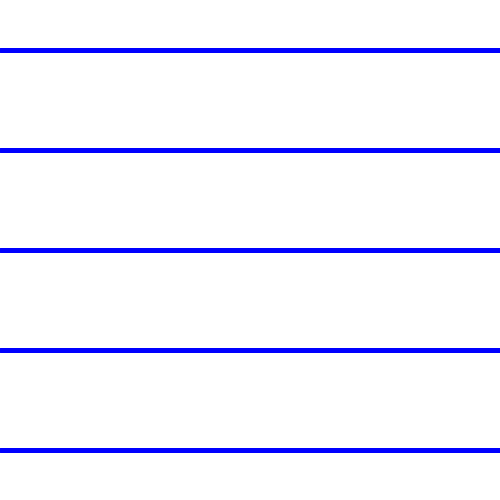
Frame 1 (no input)
Frame 60 (the mouse pressed at the canvas centre just before this capture): identical to frame 1, image omitted
Frame 120 (the mouse held since frame 60 and released just before this capture): identical to frame 1, image omitted

The Processing sketch that drew this single still picture (run headless with seeded random() and noise(); from frame 60 on, the mouse is pressed at the canvas centre):

// Processing sketch: Notes_1_Even_Shapes
// ── Notes_1_Even_Shapes.pde
int lineTotal;

void setup() {
  size(500, 500);
  lineTotal = 5;
}

void draw() {
  background(255);
  
  float spacing = height / (float)lineTotal;
  float offset = spacing / 2.0;
  for (int i = 0; i < lineTotal; i = i + 1) {
    strokeWeight(5);
    stroke(0, 0, 255);
    float y = (i * spacing) + offset;
    line(0, y, 500, y);
  }
}

void keyPressed() {
  lineTotal = (int)random(2, 50); 
}
